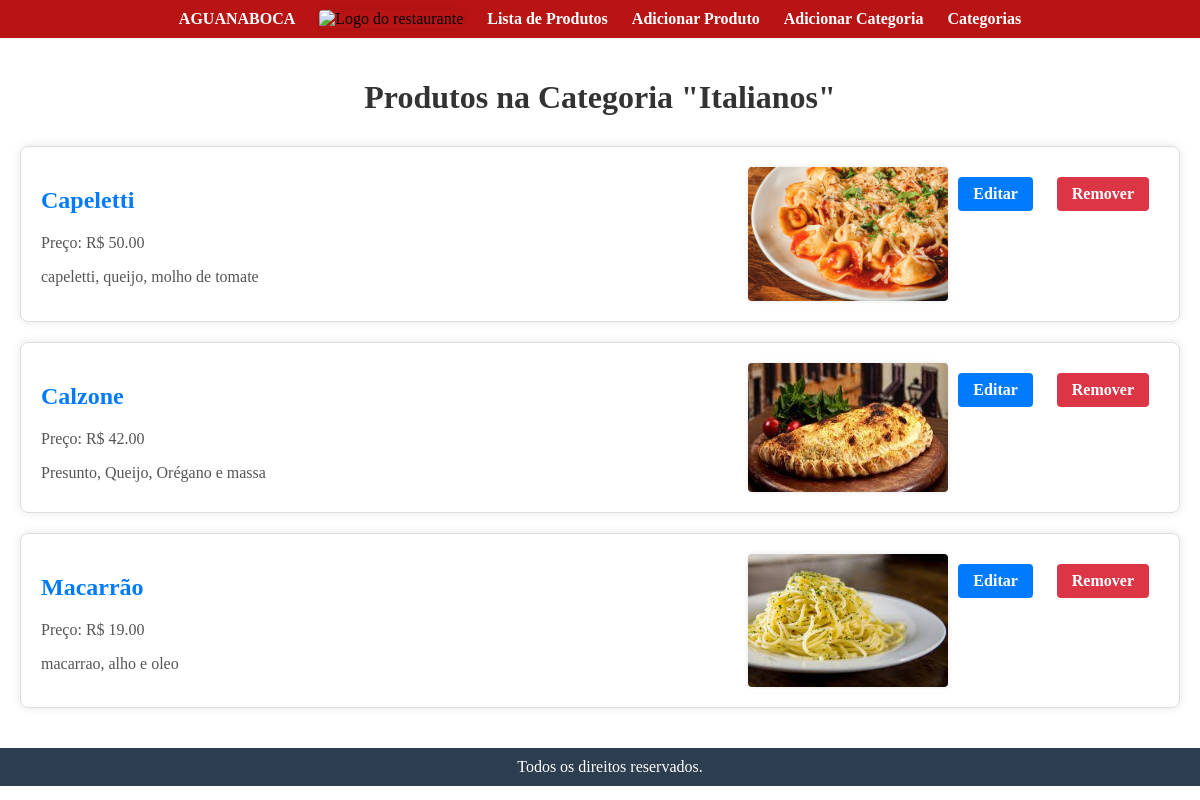
Screenshot of /produtos_por_categoria/1 with the database file from the repository.
### projeto_aguanaboca/models.py (models this page shows, shortened)
class Categoria(models.Model):
    nome = models.CharField(max_length=100)
    class Meta:
        app_label = 'projeto_aguanaboca'

class Produto(models.Model):
    nome = models.CharField(max_length=100)
    descricao = models.TextField()
    categoria = models.ForeignKey(Categoria, on_delete=models.CASCADE)
    preco = models.DecimalField(max_digits=8, decimal_places=2)
    imagem = models.ImageField(upload_to='produtos/', null=True, blank=True)

### projeto_aguanaboca/views.py (the view)
# urls.py: path('produtos_por_categoria/<int:categoria_id>', produtos_por_categoria, name="produtos_por_categoria"),
def produtos_por_categoria(request, categoria_id):
    categoria = Categoria.objects.get(pk=categoria_id)
    produtos = Produto.objects.filter(categoria=categoria)
    return render(request, 'admin/produtos_por_categoria.html', {'categoria': categoria, 'produtos': produtos})

### projeto_aguanaboca/templates/admin/produtos_por_categoria.html (shortened to what this page needs)
{% extends "base.html" %}
{% block content %}
    <h1>Produtos na Categoria "{{ categoria.nome }}"</h1>
    {% if produtos %}
        <ul>
            {% for produto in produtos %}
            <div class="produto">
                <div class="descricao">
                    <h2>{{ produto.nome }}</h2>
                    <p>Preço: R$ {{ produto.preco }}</p>
                    <p>{{ produto.descricao }}</p>
                </div>
                {% if produto.imagem %}
                    <img src="{{ produto.imagem.url }}" alt="{{ produto.nome }} Image">
                {% endif %}
                <div>
                    <a class="editar-button" href="{% url 'edita_produto' produto.id %}">Editar</a>
                    <a class="remover-button" href="{% url 'remove_produto' produto.id %}">Remover</a>
                </div>
            </div>
            {% endfor %}
        </ul>
    {% else %}
        <p>Nenhum produto encontrado nesta categoria.</p>
    {% endif %}
{% endblock %}

### projeto_aguanaboca/templates/base.html (style rules this page uses)
body { margin: 0; }

### projeto_aguanaboca/templates/admin/produtos_por_categoria.html (style rules this page uses)
h1 { color: #333; text-align: center; margin-bottom: 30px; }
ul { list-style: none; padding: 0; margin: 0; }
a { color: #007bff; text-decoration: none; font-weight: bold; }
.produto { display: flex; border: 1px solid #ddd; padding: 20px; margin-bottom: 20px; border-radius: 8px; box-shadow: 0 0 10px rgba(0, 0, 0, 0.1); }
h2 { color: #007bff; }
p { color: #555; margin-bottom: 10px; }
.descricao { flex: 1; margin-right: 20px; }
img { max-width: 200px; border-radius: 4px; box-shadow: 0 0 5px rgba(0, 0, 0, 0.1); }
.editar-button, .remover-button { display: inline-block; padding: 8px 15px; margin-top: 10px; margin-right: 10px; margin-left: 10px; text-align: center; text-decoration: none; color: #fff; border-radius: 4px; cursor: pointer; }
.editar-button { background-color: #007bff; }
.remover-button { background-color: #dc3545; }

### rows the page displays
Categoria: nome "Italianos"
Produto: nome "Capeletti", preco "50.00", descricao "capeletti, queijo, molho de tomate", imagem (picture)
Produto: nome "Calzone", preco "42.00", descricao "Presunto, Queijo, Orégano e massa", imagem (picture)
Produto: nome "Macarrão", preco "19.00", descricao "macarrao, alho e oleo", imagem (picture)
